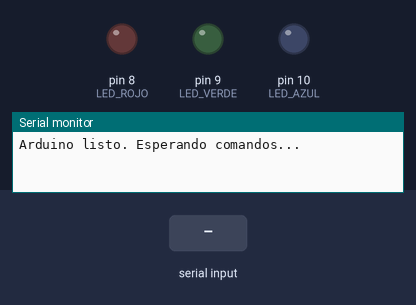
The sketch below on a simulated Arduino Uno, built with avr-gcc and run on an emulated ATmega328P. Parts: output pins drawn as LEDs (lit = HIGH), the last lines printed to the serial monitor. The inputs (shaded band) are chosen by the test bench.

Above: at 1.2 s.
1.3 s: "ROJO_ON\n" received over Serial
At 2.0 s:
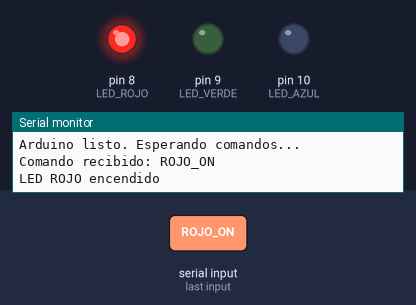
2.8 s: "VERDE_ON\n" received over Serial
At 3.1 s:
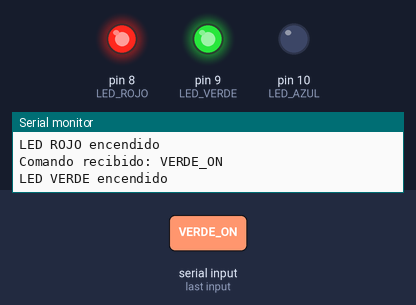
4.3 s: "ROJO_OFF\n" received over Serial
At 5.5 s:
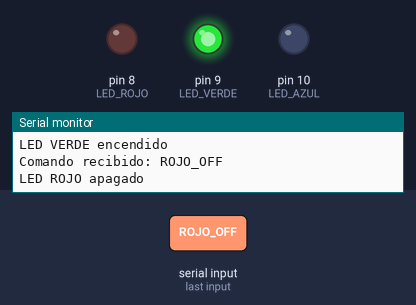
5.8 s: "AZUL_ON\n" received over Serial
At 6.6 s:
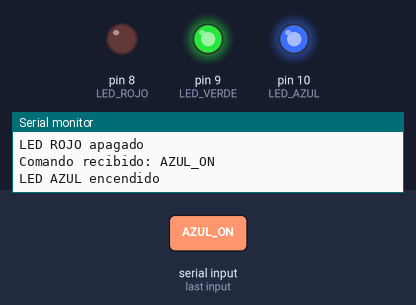
7.3 s: "VERDE_OFF\n" received over Serial
At 7.8 s:
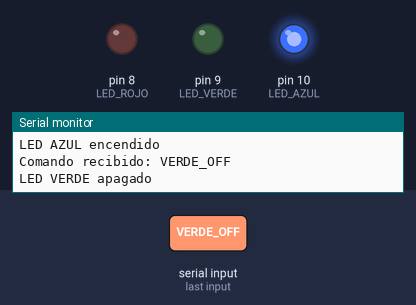
8.8 s: "ROJO_ON\n" received over Serial
At 10.1 s:
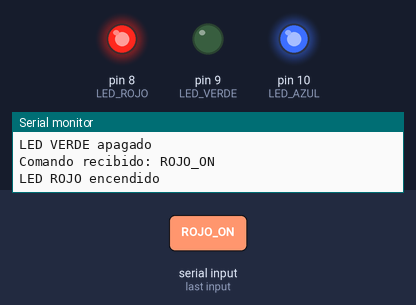
Timing chart, 0 to 11.3 s (numbered marks = the images above; inputs shaded):
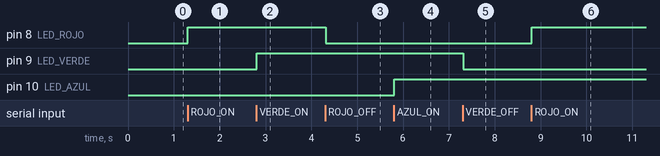

The sketch:

arduino_voz.ino
```cpp
// === Control de 3 LEDs por comandos seriales ===
// Comandos esperados desde Python (sin comillas):
//   ROJO_ON   / ROJO_OFF
//   VERDE_ON  / VERDE_OFF
//   AZUL_ON   / AZUL_OFF

const int LED_ROJO  = 8;
const int LED_VERDE = 9;
const int LED_AZUL  = 10;

String comando = "";

void setup() {
  pinMode(LED_ROJO, OUTPUT);
  pinMode(LED_VERDE, OUTPUT);
  pinMode(LED_AZUL, OUTPUT);

  digitalWrite(LED_ROJO, LOW);
  digitalWrite(LED_VERDE, LOW);
  digitalWrite(LED_AZUL, LOW);

  Serial.begin(9600);
  Serial.println("Arduino listo. Esperando comandos...");
}

void loop() {
  // Leer datos del puerto serie
  while (Serial.available() > 0) {
    char c = Serial.read();

    // Fin de línea = fin de comando
    if (c == '\n' || c == '\r') {
      if (comando.length() > 0) {
        procesarComando(comando);
        comando = "";  // limpiar para el siguiente
      }
    } else {
      comando += c;   // acumular
    }
  }
}

void procesarComando(String cmd) {
  cmd.trim();  // eliminar espacios y saltos extra

  Serial.print("Comando recibido: ");
  Serial.println(cmd);

  // ROJO
  if (cmd == "ROJO_ON") {
    digitalWrite(LED_ROJO, HIGH);
    Serial.println("LED ROJO encendido");
  } else if (cmd == "ROJO_OFF") {
    digitalWrite(LED_ROJO, LOW);
    Serial.println("LED ROJO apagado");
  }

  // VERDE
  else if (cmd == "VERDE_ON") {
    digitalWrite(LED_VERDE, HIGH);
    Serial.println("LED VERDE encendido");
  } else if (cmd == "VERDE_OFF") {
    digitalWrite(LED_VERDE, LOW);
    Serial.println("LED VERDE apagado");
  }

  // AZUL
  else if (cmd == "AZUL_ON") {
    digitalWrite(LED_AZUL, HIGH);
    Serial.println("LED AZUL encendido");
  } else if (cmd == "AZUL_OFF") {
    digitalWrite(LED_AZUL, LOW);
    Serial.println("LED AZUL apagado");
  }

  else {
    Serial.println("Comando no reconocido");
  }
}
```

Measured:
- after the input at 1.3 s, pin 8 (LED_ROJO): LOW → HIGH at once
- after the input at 2.8 s, pin 9 (LED_VERDE): LOW → HIGH at once
- after the input at 4.3 s, pin 8 (LED_ROJO): HIGH → LOW at once
- after the input at 5.8 s, pin 10 (LED_AZUL): LOW → HIGH at once
- after the input at 7.3 s, pin 9 (LED_VERDE): HIGH → LOW at once
- after the input at 8.8 s, pin 8 (LED_ROJO): LOW → HIGH at once
